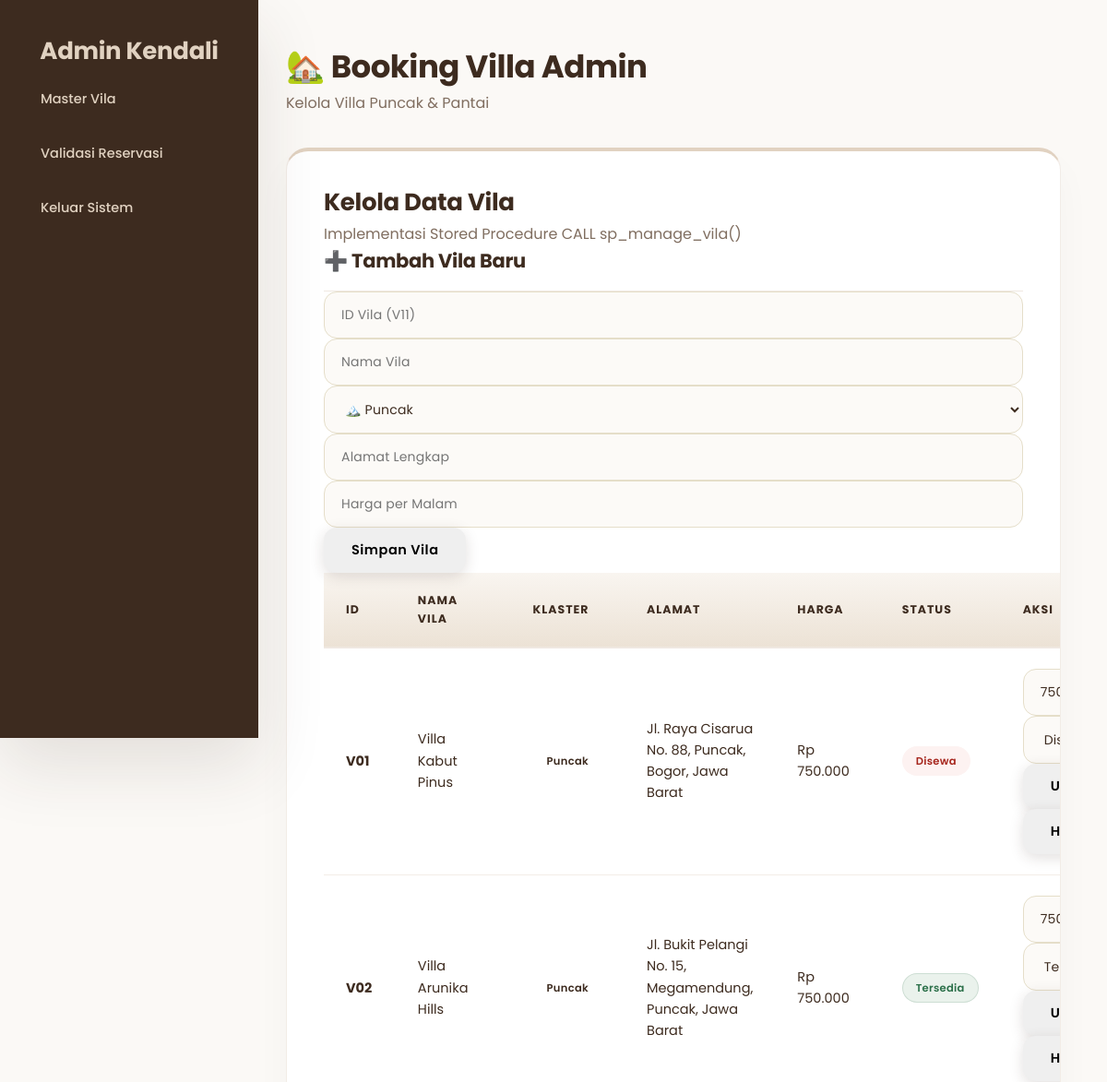
The page /admin_villa.php (signed in, upper part) on the database as committed earlier.
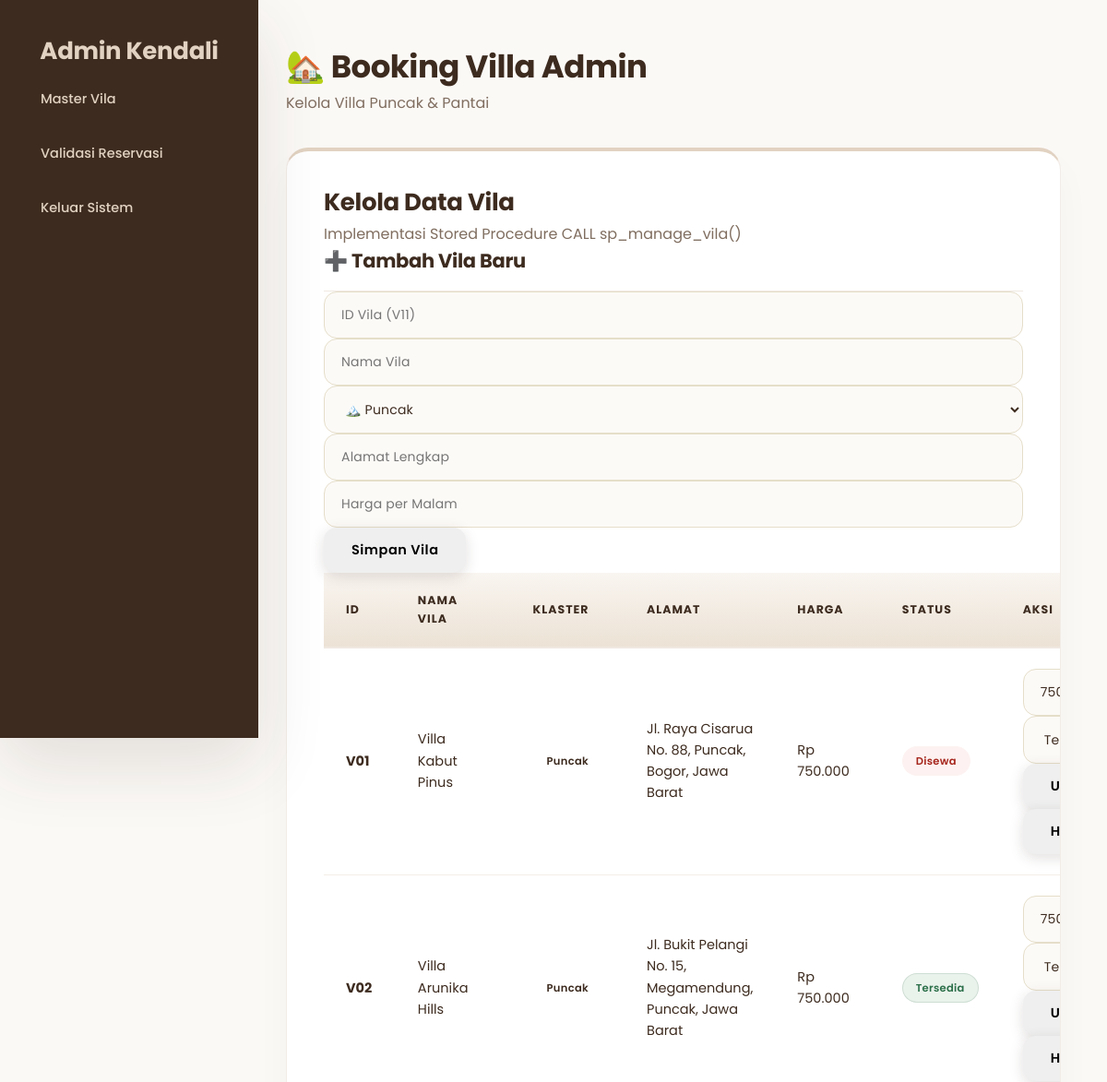
The same page on the database as committed later.
### tables this page shows
CREATE TABLE `vila` (
  `id_vila` varchar(5) NOT NULL,
  `nama_vila` varchar(100) NOT NULL,
  `alamat` text NOT NULL,
  `klaster` enum('Puncak','Pantai') NOT NULL,
  `harga_per_malam` decimal(10,2) NOT NULL,
  `status` enum('Tersedia','Tidak Tersedia') DEFAULT 'Tersedia',
  PRIMARY KEY (`id_vila`)
);

### admin_villa.php (the view, shortened to what this page needs)
<?php
require_once 'config.php';
?>
<!DOCTYPE html>
<html lang="id">
<head>
    <link rel="stylesheet" href="style.css">
</head>
<body>
    <?php include 'admin_sidebar.php'; ?>
    <div class="main-content">
    <div class="page-header">
        <h1>🏡 Booking Villa Admin</h1>
        <p>Kelola Villa Puncak & Pantai</p>
    </div>
    <div class="card">
        <h2>Kelola Data Vila</h2>
        <p class="subtitle">
            Implementasi Stored Procedure
            <code>CALL sp_manage_vila()</code>
        </p>
        <form action="" method="POST" class="villa-form">
            <h3>➕ Tambah Vila Baru</h3>
            <div class="form-grid-3">
                <input type="text"
                       name="id_vila"
                       placeholder="ID Vila (V11)"
                       class="form-control"
                       required>
                <input type="text"
                       name="nama_vila"
                       placeholder="Nama Vila"
                       class="form-control"
                       required>
                <select name="klaster" class="form-control">
                    <option value="Puncak">🏔️ Puncak</option>
                </select>
            </div>
            <div class="form-grid-2">
                <input type="text"
                       name="alamat"
                       placeholder="Alamat Lengkap"
                       class="form-control"
                       required>
                <input type="number"
                       name="harga_per_malam"
                       placeholder="Harga per Malam"
                       class="form-control"
                       required>
            </div>
            <button type="submit" class="btn-save">
                Simpan Vila
            </button>
        </form>
        <table class="villa-table">
            <thead>
                <tr>
                    <th>ID</th>
                    <th>Nama Vila</th>
                    <th>Klaster</th>
                    <th>Alamat</th>
                    <th>Harga</th>
                    <th>Status</th>
                    <th>Aksi</th>
                </tr>
            </thead>
            <tbody>
                <?php
                $stmtVila = $pdo->query("SELECT * FROM vila ORDER BY id_vila ASC");
                while ($v = $stmtVila->fetch()) :
                ?>
                <tr>
                    <td><strong><?= $v['id_vila']; ?></strong></td>
                    <td><?= $v['nama_vila']; ?></td>
                    <td>
                        <span class="badge">
                            <?= $v['klaster']; ?>
                        </span>
                    </td>
                    <td><?= $v['alamat']; ?></td>
                    <td>
                        Rp <?= number_format($v['harga_per_malam'],0,',','.'); ?>
                    </td>
                    <td>
                        <?php if($v['status']=='Tersedia'): ?>
                            <span class="badge badge-success">Tersedia</span>
                        <?php else: ?>
                            <span class="badge badge-danger">Disewa</span>
                        <?php endif; ?>
                    </td>
                    <td>
                        <form action="" method="POST" class="inline-form">
                            <input type="number"
                                   name="harga_per_malam"
                                   value="<?= $v['harga_per_malam']; ?>">
                            <select name="status">
                                <option value="Tersedia"
                                <?= ($v['status']=='Tersedia')?'selected':'' ?>>
                                    Tersedia
                                </option>
                                <option value="Disewa"
                                <?= ($v['status']=='Disewa')?'selected':'' ?>>
                                    Disewa
                                </option>
                            </select>
                            <button type="submit" class="btn-update">
                                Ubah
                            </button>
                        </form>
                        <form action=""
                              method="POST"
                              class="inline-form"
                              onsubmit="return confirm('Hapus vila ini?')">
                            <button type="submit" class="btn-delete">
                                Hapus
                            </button>
                        </form>
                    </td>
                </tr>
                <?php endwhile; ?>
            </tbody>
        </table>
    </div>
</div>

### admin_sidebar.php
<div class="sidebar">
    <h2>Admin Kendali</h2>
    <a href="admin_dashboard.php?tab=manajemen_vila" class="<?= basename($_SERVER['PHP_SELF']) == 'admin_dashboard.php' && (!isset($_GET['tab']) || $_GET['tab']=='manajemen_vila') ? 'active' : ''; ?>">Master Vila</a>
    <a href="admin_reservasi.php" class="<?= basename($_SERVER['PHP_SELF']) == 'admin_reservasi.php' ? 'active' : ''; ?>">Validasi Reservasi</a>
    <a href="logout.php" class="logout">Keluar Sistem</a>
</div>

### style.css (style rules this page uses)
:root { --bistre: #3D2B1F; --bistre-light: #5A4333; --bistre-soft: #241912; --almond: #E1D2C1; --almond-soft: #F4ECE3; --almond-light: #FBF9F6; --white: #FFFFFF; --text-dark: #3D2B1F; --text-muted: #806E60; --border-color: #EFE8E1; --success: #2A6F48; --warning: #B37400; --danger-soft: #FDF2F1; --danger-text: #A6261D; --shadow-sm: 0 4px 15px rgba(61, 43, 31, 0.04); --shadow-md: 0 12px 30px rgba(61, 43, 31, 0.08); --shadow-premium: 0 15px 40px rgba(61, 43, 31, 0.06); --shadow-premium-lg: 0 30px 70px rgba(61, 43, 31, 0.12); --radius-lg: 24px; --radius-md: 14px; --transition: all 0.4s cubic-bezier(0.16, 1, 0.3, 1); }
* { margin: 0; padding: 0; box-sizing: border-box; font-family: 'Poppins', sans-serif; -webkit-font-smoothing: antialiased; }
body { background-color: var(--almond-light); color: var(--text-dark); line-height: 1.6; min-height: 100vh; }
h1 { font-size: 34px; font-weight: 700; color: var(--bistre); letter-spacing: -0.5px; }
h2 { font-size: 26px; font-weight: 700; color: var(--bistre); letter-spacing: -0.3px; }
h3 { font-size: 20px; font-weight: 600; color: var(--bistre); }
p { color: var(--text-muted); }
a { text-decoration: none; color: inherit; transition: var(--transition); }
.main-content { margin-left: 280px; padding: 45px 50px; width: calc(100% - 280px); min-height: 100vh; display: flex; flex-direction: column; gap: 35px; }
.sidebar { width: 280px; height: 100vh; background: var(--bistre); color: var(--text-light); padding: 35px 24px; box-shadow: var(--shadow-premium-lg); position: fixed; top: 0; left: 0; overflow-y: auto; z-index: 100; }
.sidebar h2 { color: var(--almond); font-size: 26px; font-weight: 700; text-align: center; margin-bottom: 5px; }
.sidebar a { display: block; padding: 14px 20px; margin-bottom: 8px; border-radius: var(--radius-md); color: var(--almond); font-weight: 500; font-size: 14.5px; }
.card { background: var(--white); border-radius: var(--radius-lg); padding: 35px 40px; box-shadow: 0 20px 40px rgba(61, 43, 31, 0.03) !important; position: relative; overflow: hidden; transition: var(--transition); border: 1px solid rgba(239, 232, 225, 0.8) !important; border-top: 4px solid var(--almond) !important; }
.card h3, .card-title { font-size: 21px !important; font-weight: 700; color: var(--bistre); letter-spacing: -0.3px !important; border-bottom: 1px solid var(--border-color); padding-bottom: 15px; display: flex; align-items: center; gap: 10px; }
input, select, textarea { width: 100%; padding: 14px 18px; border-radius: var(--radius-md); border: 1px solid #E5DEC9 !important; background: #FCFAF7 !important; color: var(--text-dark); font-size: 14px; transition: var(--transition); outline: none; font-weight: 400 !important; letter-spacing: 0.2px; }
.btn, button, .btn-primary, .btn-luxury-action, .btn-primary-luxury { border: none; outline: none; cursor: pointer; border-radius: var(--radius-md); padding: 14px 30px; font-size: 14.5px; font-weight: 600; transition: var(--transition); display: inline-flex; align-items: center; justify-content: center; text-decoration: none; letter-spacing: 0.5px !important; position: relative; overflow: hidden; box-shadow: 0 4px 15px rgba(61, 43, 31, 0.15) !important; }
table { width: 100%; border-collapse: collapse; background: var(--white); }
thead { background: linear-gradient(180deg, #F9F5F0 0%, #ECE2D5 100%) !important; }
th { padding: 20px 24px !important; text-align: left; color: var(--bistre) !important; font-size: 12.5px !important; font-weight: 700; text-transform: uppercase; letter-spacing: 1px !important; border-bottom: 2px solid var(--border-color); }
td { padding: 22px 24px !important; border-bottom: 1px solid #F3EDE6 !important; color: var(--text-dark); font-size: 14.5px; vertical-align: middle; }
.badge { display: inline-flex; align-items: center; padding: 6px 14px !important; border-radius: 30px !important; font-size: 11.5px !important; font-weight: 600; border: 1px solid transparent; letter-spacing: 0.3px !important; }
.badge-success, .pantai, .success { background: #EAF2EC; color: var(--success); border-color: rgba(42, 111, 72, 0.15) !important; }
.badge-danger, .danger-badge { background: #FDF2F1; color: var(--danger-text); }

### admin_villa.php (style rules this page uses)
.sidebar { height: 100vh !important; position: fixed !important; top: 0; left: 0; overflow-y: auto !important; }
.main-content { margin-left: 260px !important; width: calc(100% - 260px) !important; }

Rows that differ between the two databases and show on the page:
changed vila "Villa Kabut Pinus": status "Disewa" → "Tersedia"
